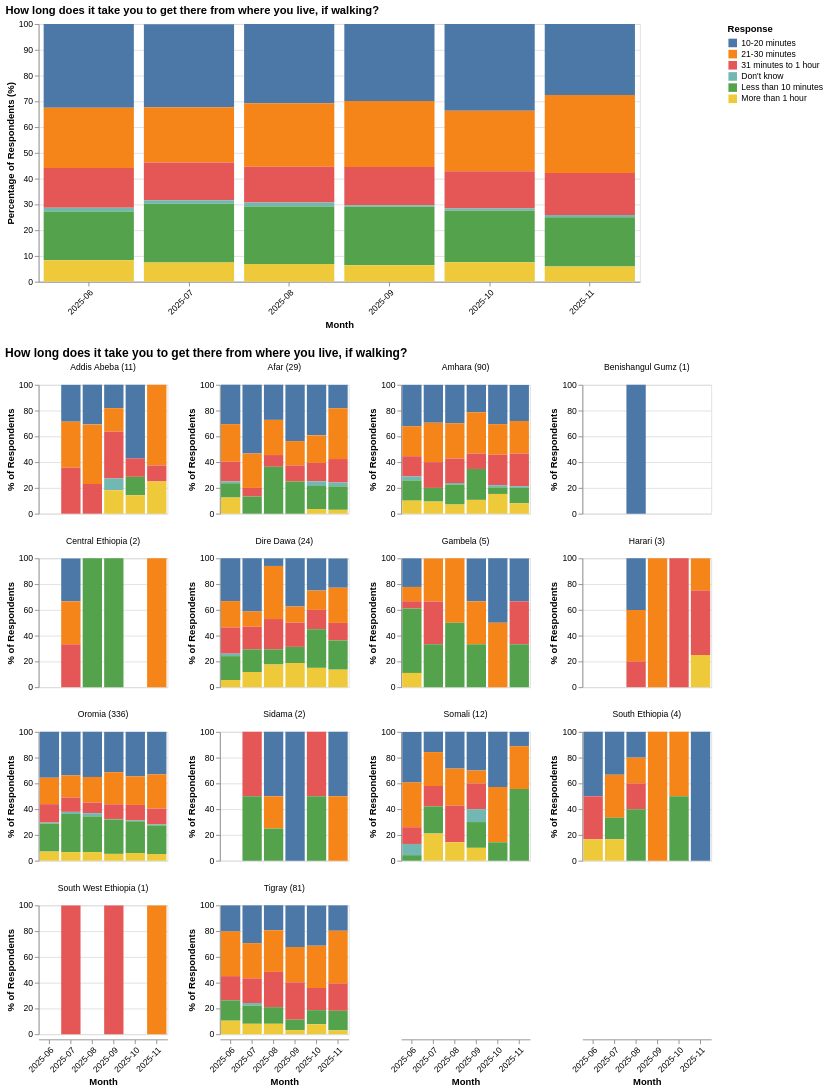

The cell this chart's notebook holds for it:
### Markdown cell above
### How long does it take you to get there from where you live, if walking?
- 30% of respondents reported accessing food from places more than 20 minutes walking distance in November 2025, up from 23% in October 2025.
- In Addis Ababa, by November 2025 most people reported travelling more than 20 minutes on foot to access food.

### Code cell
question = "How long does it take you to get there from where you live, if walking?"
national_chart = create_stacked_percentage_chart(df=df, question_col=question, width=700, height=300)
regional_chart = create_stacked_percentage_chart(df=df, question_col=question, region_mapping=submission_to_region, facet_width=150)
display(alt.vconcat(national_chart, regional_chart).resolve_scale(color='shared'))

### Figure 1 — Vega-Lite specification as saved in the notebook (floating-point values rounded to 4 significant figures; data arrays with more than 128 entries replaced by an {"elided": "..."} marker saying what was removed)
{"config": {"view": {"continuousWidth": 300, "continuousHeight": 300}}, "vconcat": [{"data": {"name": "data-c41691c20934e282053e63703591c5fc"}, "mark": {"type": "bar"}, "encoding": {"color": {"field": "How long does it take you to get there from where you live, if walking?", "title": "Response", "type": "nominal"}, "tooltip": [{"field": "month", "type": "nominal"}, {"field": "How long does it take you to get there from where you live, if walking?", "type": "nominal"}, {"field": "percentage", "type": "quantitative"}, {"field": "count", "title": "Count", "type": "quantitative"}, {"field": "total", "title": "Total Respondents", "type": "quantitative"}], "x": {"axis": {"labelAngle": -45}, "field": "month", "title": "Month", "type": "nominal"}, "y": {"field": "percentage", "scale": {"domain": [0, 100]}, "title": "Percentage of Respondents (%)", "type": "quantitative"}}, "height": 300, "name": "view_a518b5bb99d5356c_0", "title": {"text": "How long does it take you to get there from where you live, if walking?", "align": "left", "anchor": "start"}, "width": 700}, {"data": {"name": "data-5b8bd3d93f8519afbab447d4abd22d02"}, "facet": {"field": "region_label", "header": {"titleAlign": "left", "titleAnchor": "start"}, "sort": ["Addis Abeba (11)", "Afar (29)", "Amhara (90)", "Benishangul Gumz (1)", "Central Ethiopia (2)", "Dire Dawa (24)", "Gambela (5)", "Harari (3)", "Oromia (336)", "Sidama (2)", "Somali (12)", "South Ethiopia (4)", "South West Ethiopia (1)", "Tigray (81)"], "title": null, "type": "nominal"}, "spec": {"mark": {"type": "bar"}, "encoding": {"color": {"field": "How long does it take you to get there from where you live, if walking?", "title": "Response", "type": "nominal"}, "tooltip": [{"field": "region", "type": "nominal"}, {"field": "month", "type": "nominal"}, {"field": "How long does it take you to get there from where you live, if walking?", "type": "nominal"}, {"field": "percentage", "type": "quantitative"}, {"field": "count", "title": "Count", "type": "quantitative"}, {"field": "total", "title": "Total Respondents", "type": "quantitative"}], "x": {"axis": {"labelAngle": -45}, "field": "month", "title": "Month", "type": "nominal"}, "y": {"field": "percentage", "scale": {"domain": [0, 100]}, "title": "% of Respondents", "type": "quantitative"}}, "height": 150, "width": 150}, "columns": 4, "resolve": {"scale": {"y": "independent"}}, "title": {"text": "How long does it take you to get there from where you live, if walking?", "align": "left", "anchor": "start", "fontSize": 14}}], "params": [{"name": "param_1e9efca18e7a2868", "select": {"type": "interval", "encodings": ["x", "y"]}, "bind": "scales", "views": ["view_a518b5bb99d5356c_0"]}], "resolve": {"scale": {"color": "shared"}}, "$schema": "https://vega.github.io/schema/vega-lite/v6.1.0.json", "datasets": {"data-c41691c20934e282053e63703591c5fc": [{"month": "2025-06", "How long does it take you to get there from where you live, if walking?": "10-20 minutes", "count": 335, "total": 1030, "percentage": 32.5}, {"month": "2025-06", "How long does it take you to get there from where you live, if walking?": "21-30 minutes", "count": 241, "total": 1030, "percentage": 23.4}, {"month": "2025-06", "How long does it take you to get there from where you live, if walking?": "31 minutes to 1 hour", "count": 159, "total": 1030, "percentage": 15.4}, {"month": "2025-06", "How long does it take you to get there from where you live, if walking?": "Don't know", "count": 14, "total": 1030, "percentage": 1.4}, {"month": "2025-06", "How long does it take you to get there from where you live, if walking?": "Less than 10 minutes", "count": 196, "total": 1030, "percentage": 19.0}, {"month": "2025-06", "How long does it take you to get there from where you live, if walking?": "More than 1 hour", "count": 85, "total": 1030, "percentage": 8.3}, {"month": "2025-07", "How long does it take you to get there from where you live, if walking?": "10-20 minutes", "count": 206, "total": 639, "percentage": 32.2}, {"month": "2025-07", "How long does it take you to get there from where you live, if walking?": "21-30 minutes", "count": 137, "total": 639, "percentage": 21.4}, {"month": "2025-07", "How long does it take you to get there from where you live, if walking?": "31 minutes to 1 hour", "count": 94, "total": 639, "percentage": 14.7}, {"month": "2025-07", "How long does it take you to get there from where you live, if walking?": "Don't know", "count": 8, "total": 639, "percentage": 1.3}, {"month": "2025-07", "How long does it take you to get there from where you live, if walking?": "Less than 10 minutes", "count": 146, "total": 639, "percentage": 22.8}, {"month": "2025-07", "How long does it take you to get there from where you live, if walking?": "More than 1 hour", "count": 48, "total": 639, "percentage": 7.5}, {"month": "2025-08", "How long does it take you to get there from where you live, if walking?": "10-20 minutes", "count": 152, "total": 494, "percentage": 30.8}, {"month": "2025-08", "How long does it take you to get there from where you live, if walking?": "21-30 minutes", "count": 122, "total": 494, "percentage": 24.7}, {"month": "2025-08", "How long does it take you to get there from where you live, if walking?": "31 minutes to 1 hour", "count": 68, "total": 494, "percentage": 13.8}, {"month": "2025-08", "How long does it take you to get there from where you live, if walking?": "Don't know", "count": 8, "total": 494, "percentage": 1.6}, {"month": "2025-08", "How long does it take you to get there from where you live, if walking?": "Less than 10 minutes", "count": 110, "total": 494, "percentage": 22.3}, {"month": "2025-08", "How long does it take you to get there from where you live, if walking?": "More than 1 hour", "count": 34, "total": 494, "percentage": 6.9}, {"month": "2025-09", "How long does it take you to get there from where you live, if walking?": "10-20 minutes", "count": 144, "total": 481, "percentage": 29.9}, {"month": "2025-09", "How long does it take you to get there from where you live, if walking?": "21-30 minutes", "count": 123, "total": 481, "percentage": 25.6}, {"month": "2025-09", "How long does it take you to get there from where you live, if walking?": "31 minutes to 1 hour", "count": 71, "total": 481, "percentage": 14.8}, {"month": "2025-09", "How long does it take you to get there from where you live, if walking?": "Don't know", "count": 3, "total": 481, "percentage": 0.6}, {"month": "2025-09", "How long does it take you to get there from where you live, if walking?": "Less than 10 minutes", "count": 109, "total": 481, "percentage": 22.7}, {"month": "2025-09", "How long does it take you to get there from where you live, if walking?": "More than 1 hour", "count": 31, "total": 481, "percentage": 6.4}, {"month": "2025-10", "How long does it take you to get there from where you live, if walking?": "10-20 minutes", "count": 160, "total": 476, "percentage": 33.6}, {"month": "2025-10", "How long does it take you to get there from where you live, if walking?": "21-30 minutes", "count": 112, "total": 476, "percentage": 23.5}, {"month": "2025-10", "How long does it take you to get there from where you live, if walking?": "31 minutes to 1 hour", "count": 69, "total": 476, "percentage": 14.5}, {"month": "2025-10", "How long does it take you to get there from where you live, if walking?": "Don't know", "count": 4, "total": 476, "percentage": 0.8}, {"month": "2025-10", "How long does it take you to get there from where you live, if walking?": "Less than 10 minutes", "count": 95, "total": 476, "percentage": 20.0}, {"month": "2025-10", "How long does it take you to get there from where you live, if walking?": "More than 1 hour", "count": 36, "total": 476, "percentage": 7.6}, {"month": "2025-11", "How long does it take you to get there from where you live, if walking?": "10-20 minutes", "count": 125, "total": 455, "percentage": 27.5}, {"month": "2025-11", "How long does it take you to get there from where you live, if walking?": "21-30 minutes", "count": 138, "total": 455, "percentage": 30.3}, {"month": "2025-11", "How long does it take you to get there from where you live, if walking?": "31 minutes to 1 hour", "count": 74, "total": 455, "percentage": 16.3}, {"month": "2025-11", "How long does it take you to get there from where you live, if walking?": "Don't know", "count": 4, "total": 455, "percentage": 0.9}, {"month": "2025-11", "How long does it take you to get there from where you live, if walking?": "Less than 10 minutes", "count": 87, "total": 455, "percentage": 19.1}, {"month": "2025-11", "How long does it take you to get there from where you live, if walking?": "More than 1 hour", "count": 27, "total": 455, "percentage": 5.9}], "data-5b8bd3d93f8519afbab447d4abd22d02": {"elided": "267 records"}}}
